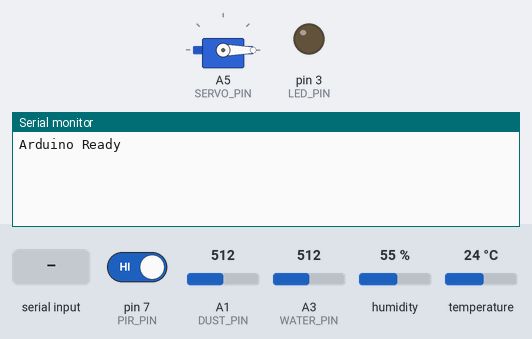
A sketch run on a simulated Arduino Uno, built with avr-gcc and run on an emulated ATmega328P. Shown: servo, output pins drawn as LEDs (lit = HIGH), the last lines printed to the serial monitor. Inputs (shaded band) come from the test bench; at power-on: pin 7 (PIR_PIN) HIGH, A1 (DUST_PIN) = 512, A3 (WATER_PIN) = 512, humidity 55 %, temperature 24 °C.

Above: at 1.3 s.
1.4 s: "DC;" received over the second serial link
At 3.3 s:
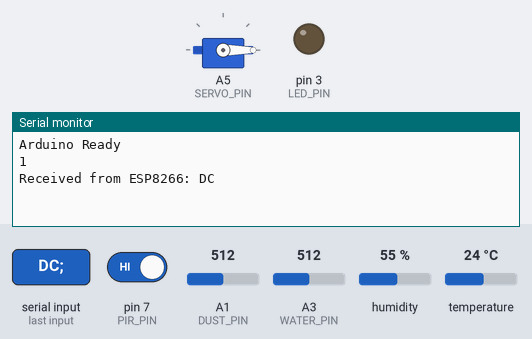
4.9 s: "1;" received over the second serial link
At 6.4 s:
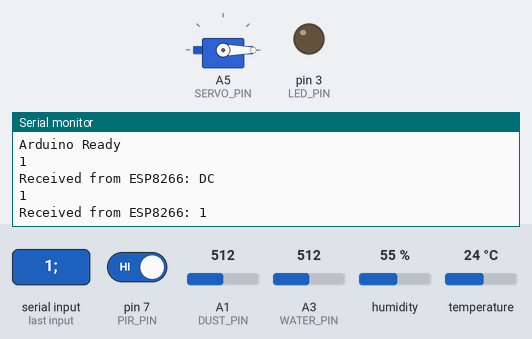
8.4 s: "LED;" received over the second serial link
At 11.5 s:
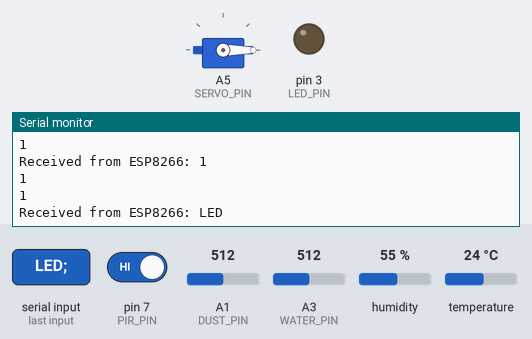

The sketch:

arduino.ino
```cpp
#include <SoftwareSerial.h>
#include <Servo.h>
#include <DHT.h>

// 소프트웨어 시리얼 핀 설정
#define RX_PIN 5  // Arduino의 디지털 핀 5
#define TX_PIN 6  // Arduino의 디지털 핀 6
#define SERVO_PIN A5
#define DC_PIN_A1 9
#define DC_PIN_A2 10
#define DHT_PIN A0
#define DUST_PIN A1
#define WATER_PIN A3
#define LED_PIN 3
#define PIR_PIN 7

// DHT 온습도 센서 설정
DHT dht(DHT_PIN, DHT11);

float dustTmp = 0;

Servo servo;
SoftwareSerial espSerial(RX_PIN, TX_PIN);  // RX, TX 핀 설정

void splitString(String data, char delimiter, String result[], int &count) {
  int startIndex = 0;
  int delimiterIndex = 0;
  count = 0;  // 결과 배열에 저장된 파트 수 초기화

  // delimiter가 더 이상 없을 때까지 반복
  while ((delimiterIndex = data.indexOf(delimiter, startIndex)) != -1) {
    result[count++] = data.substring(startIndex, delimiterIndex);
    startIndex = delimiterIndex + 1;

    // 결과 배열이 꽉 찼으면 멈춤 (안전 장치)
    if (count >= 10) break;
  }
  // 마지막 부분 추가
  result[count] = data.substring(startIndex);
  result[count].trim();
  count++;
}

// 미세먼지 데이터를 읽어오는 함수
float read_dust() {
  delayMicroseconds(280);
  int voValue = analogRead(DUST_PIN);

  float voltage = voValue * (5.0 / 1024.0);

  float dustDensity = (voltage - 0.1) / 0.005;  // 미세먼지 농도 계산 (mg/m^3)
  if (dustDensity < 0) dustDensity = 0;

  if (dustDensity <= 1) return dustTmp;

  float molecularWeight = 18.0;  // PM2.5의 평균 분자량
  float ppm = (dustDensity * 24.45) / (molecularWeight);

  dustTmp = ppm;

  return ppm;
}

void setup() {
  Serial.begin(4800);
  espSerial.begin(4800);

  servo.attach(SERVO_PIN);
  delay(100);
  servo.write(0);
  servo.detach();


  dht.begin();

  pinMode(LED_PIN, OUTPUT);
  pinMode(DC_PIN_A1, OUTPUT);
  pinMode(DC_PIN_A2, OUTPUT);
  pinMode(PIR_PIN, INPUT);
  digitalWrite(DC_PIN_A1, LOW);
  digitalWrite(DC_PIN_A2, LOW);

  Serial.println("Arduino Ready");
}

void loop() {
  if (espSerial.available()) {
    String data = espSerial.readStringUntil(';');  // ESP8266으로부터 데이터 읽기
    Serial.println("Received from ESP8266: " + data);

    String parts[10];
    int partCount = 0;

    splitString(data, ':', parts, partCount);

    String cmd = parts[0];

    if (cmd == "DC") {
      if (parts[1] == "1") {
        Serial.println("dc on");
        digitalWrite(DC_PIN_A2, HIGH);
      } else if (parts[1] == "0") {
        Serial.println("dc off");
        digitalWrite(DC_PIN_A2, LOW);
      }
    }
    if (cmd == "LED") {
      if (parts[1] == "1") {
        Serial.println("led on");
        digitalWrite(LED_PIN, HIGH);
      } else if (parts[1] == "0") {
        Serial.println("led off");
        digitalWrite(LED_PIN, LOW);
      }
    }
    if (cmd == "SERVO") {
      if (parts[1] == "1") {
        Serial.println("servo on");
        servo.attach(SERVO_PIN);
        delay(100);
        servo.write(60);
        delay(100);
        servo.detach();
      } else if (parts[1] == "0") {
        Serial.println("servo off");
        servo.attach(SERVO_PIN);
        delay(100);
        servo.write(0);
        delay(100);
        servo.detach();
      }
    }
  }

  // 미세먼지 데이터 읽기
  float dust = read_dust();

  // 온도 및 습도 읽기
  float temperature = dht.readTemperature();
  float humidity = dht.readHumidity();
  int waterLevel = analogRead(WATER_PIN);
  int pir = digitalRead(PIR_PIN);

  espSerial.print("TEMP:");
  espSerial.print(temperature);
  espSerial.print(";");
  delay(500);
  espSerial.print("HUMI:");
  espSerial.print(humidity);
  espSerial.print(";");
  delay(500);
  espSerial.print("WATER:");
  espSerial.print(waterLevel);
  espSerial.print(";");
  delay(500);
  espSerial.print("DUST:");
  espSerial.print(dust);
  espSerial.print(";");
  delay(500);
  Serial.println(pir);
  espSerial.print("PIR:");
  espSerial.print(pir);
  espSerial.print(";");
  delay(500);
}
```

Measured:
- after the input at 1.4 s, the serial monitor: prints a new line after 1.3 s (image 1)
- after the input at 4.9 s, the serial monitor: prints a new line after 0.46 s (image 2)
- after the input at 8.4 s, the serial monitor: prints a new line after 2.2 s (image 3)
